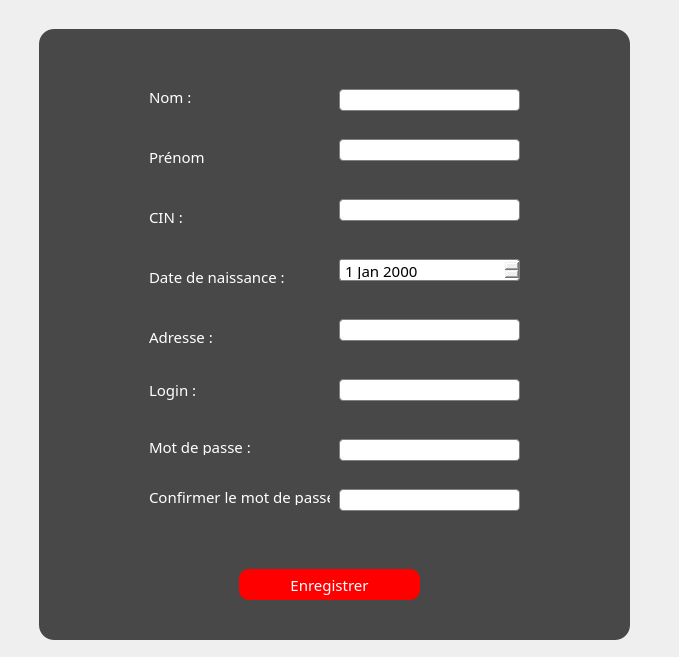
<?xml version="1.0" encoding="UTF-8"?>
<ui version="4.0">
 <class>AjoutEmploye</class>
 <widget class="QDialog" name="AjoutEmploye">
  <property name="geometry">
   <rect>
    <x>0</x>
    <y>0</y>
    <width>679</width>
    <height>657</height>
   </rect>
  </property>
  <property name="windowTitle">
   <string>Hotel</string>
  </property>
  <property name="windowIcon">
   <iconset resource="image.qrc">
    <normaloff>:/projetimages/projetimages/e.png</normaloff>:/projetimages/projetimages/e.png</iconset>
  </property>
  <property name="styleSheet">
   <string notr="true">
QDateEdit {
    border: 1px solid gray;
    border-radius: 3px;
    padding: 1px 18px 1px 3px;
    min-width: 6em;
}
QLineEdit
{

    border: 1px solid gray;
    border-radius: 4px;
    padding: 1px 18px 1px 3px;
    min-width: 6em;
}
QDialog#AjoutEmploye
{
	background-image: url(:/projetimages/projetimages/a.jpg);

}
*{
font-family:centry gothlic ;
font-size:15px;
}
QWidget#widget
{

	background:rgba(0,0,0,0.7);
border-radius:15px;
}


QPushButton
 {
     background-color: red;

     border-radius: 10px;

 }

#label{
color:white;
background:transparent;

}

#label_2
{
color:white;
background:transparent;

}


#label_3{
color:white;
background:transparent;

}

#label_4{
color:white;
background:transparent;

}

#label_5{
color:white;
background:transparent;

}

#label_6{
color:white;
background:transparent;

}

#label_7{
color:white;
background:transparent;

}

#label_8{
color:white;
background:transparent;

}



QPushButton
{
color:white;

border-raduis:15px;
}
QPushButton:hover
{

	color:white;
border-radius:15px;
background:rgb(255, 85, 127);
}
</string>
  </property>
  <widget class="QWidget" name="widget" native="true">
   <property name="geometry">
    <rect>
     <x>39</x>
     <y>29</y>
     <width>591</width>
     <height>611</height>
    </rect>
   </property>
   <widget class="QLineEdit" name="mdp2empaj_txt">
    <property name="geometry">
     <rect>
      <x>300</x>
      <y>460</y>
      <width>181</width>
      <height>22</height>
     </rect>
    </property>
    <property name="echoMode">
     <enum>QLineEdit::Password</enum>
    </property>
   </widget>
   <widget class="QLabel" name="label_6">
    <property name="geometry">
     <rect>
      <x>110</x>
      <y>410</y>
      <width>221</width>
      <height>16</height>
     </rect>
    </property>
    <property name="text">
     <string>Mot de passe :</string>
    </property>
   </widget>
   <widget class="QLineEdit" name="adresseempajout_txt">
    <property name="geometry">
     <rect>
      <x>300</x>
      <y>290</y>
      <width>181</width>
      <height>22</height>
     </rect>
    </property>
   </widget>
   <widget class="QLineEdit" name="loginempaj_txt">
    <property name="geometry">
     <rect>
      <x>300</x>
      <y>350</y>
      <width>181</width>
      <height>22</height>
     </rect>
    </property>
   </widget>
   <widget class="QLabel" name="label">
    <property name="geometry">
     <rect>
      <x>110</x>
      <y>60</y>
      <width>55</width>
      <height>16</height>
     </rect>
    </property>
    <property name="text">
     <string>Nom :</string>
    </property>
   </widget>
   <widget class="QLabel" name="label_3">
    <property name="geometry">
     <rect>
      <x>110</x>
      <y>180</y>
      <width>55</width>
      <height>16</height>
     </rect>
    </property>
    <property name="text">
     <string>CIN :</string>
    </property>
   </widget>
   <widget class="QLineEdit" name="cinempaj_txt">
    <property name="geometry">
     <rect>
      <x>300</x>
      <y>170</y>
      <width>181</width>
      <height>22</height>
     </rect>
    </property>
   </widget>
   <widget class="QLineEdit" name="mdp1emaj_txt">
    <property name="geometry">
     <rect>
      <x>300</x>
      <y>410</y>
      <width>181</width>
      <height>22</height>
     </rect>
    </property>
    <property name="echoMode">
     <enum>QLineEdit::Password</enum>
    </property>
   </widget>
   <widget class="QLineEdit" name="nomempaj_ttxt">
    <property name="geometry">
     <rect>
      <x>300</x>
      <y>60</y>
      <width>181</width>
      <height>22</height>
     </rect>
    </property>
   </widget>
   <widget class="QLabel" name="label_2">
    <property name="geometry">
     <rect>
      <x>110</x>
      <y>120</y>
      <width>55</width>
      <height>16</height>
     </rect>
    </property>
    <property name="text">
     <string>Prénom :</string>
    </property>
   </widget>
   <widget class="QLabel" name="label_4">
    <property name="geometry">
     <rect>
      <x>110</x>
      <y>240</y>
      <width>151</width>
      <height>16</height>
     </rect>
    </property>
    <property name="text">
     <string>Date de naissance :</string>
    </property>
   </widget>
   <widget class="QDateEdit" name="datenaissanceemaj_txt">
    <property name="geometry">
     <rect>
      <x>300</x>
      <y>230</y>
      <width>181</width>
      <height>22</height>
     </rect>
    </property>
   </widget>
   <widget class="QLineEdit" name="prenomempaji_txt">
    <property name="geometry">
     <rect>
      <x>300</x>
      <y>110</y>
      <width>181</width>
      <height>22</height>
     </rect>
    </property>
   </widget>
   <widget class="QLabel" name="label_5">
    <property name="geometry">
     <rect>
      <x>110</x>
      <y>300</y>
      <width>81</width>
      <height>16</height>
     </rect>
    </property>
    <property name="text">
     <string>Adresse :</string>
    </property>
   </widget>
   <widget class="QLabel" name="label_8">
    <property name="geometry">
     <rect>
      <x>110</x>
      <y>350</y>
      <width>71</width>
      <height>21</height>
     </rect>
    </property>
    <property name="text">
     <string>Login :</string>
    </property>
   </widget>
   <widget class="QPushButton" name="ajouteremp_btn">
    <property name="geometry">
     <rect>
      <x>200</x>
      <y>540</y>
      <width>181</width>
      <height>31</height>
     </rect>
    </property>
    <property name="text">
     <string>Enregistrer</string>
    </property>
   </widget>
   <widget class="QLabel" name="label_7">
    <property name="geometry">
     <rect>
      <x>110</x>
      <y>460</y>
      <width>181</width>
      <height>16</height>
     </rect>
    </property>
    <property name="text">
     <string>Confirmer le mot de passe :</string>
    </property>
   </widget>
  </widget>
 </widget>
 <resources>
  <include location="image.qrc"/>
 </resources>
 <connections/>
</ui>
